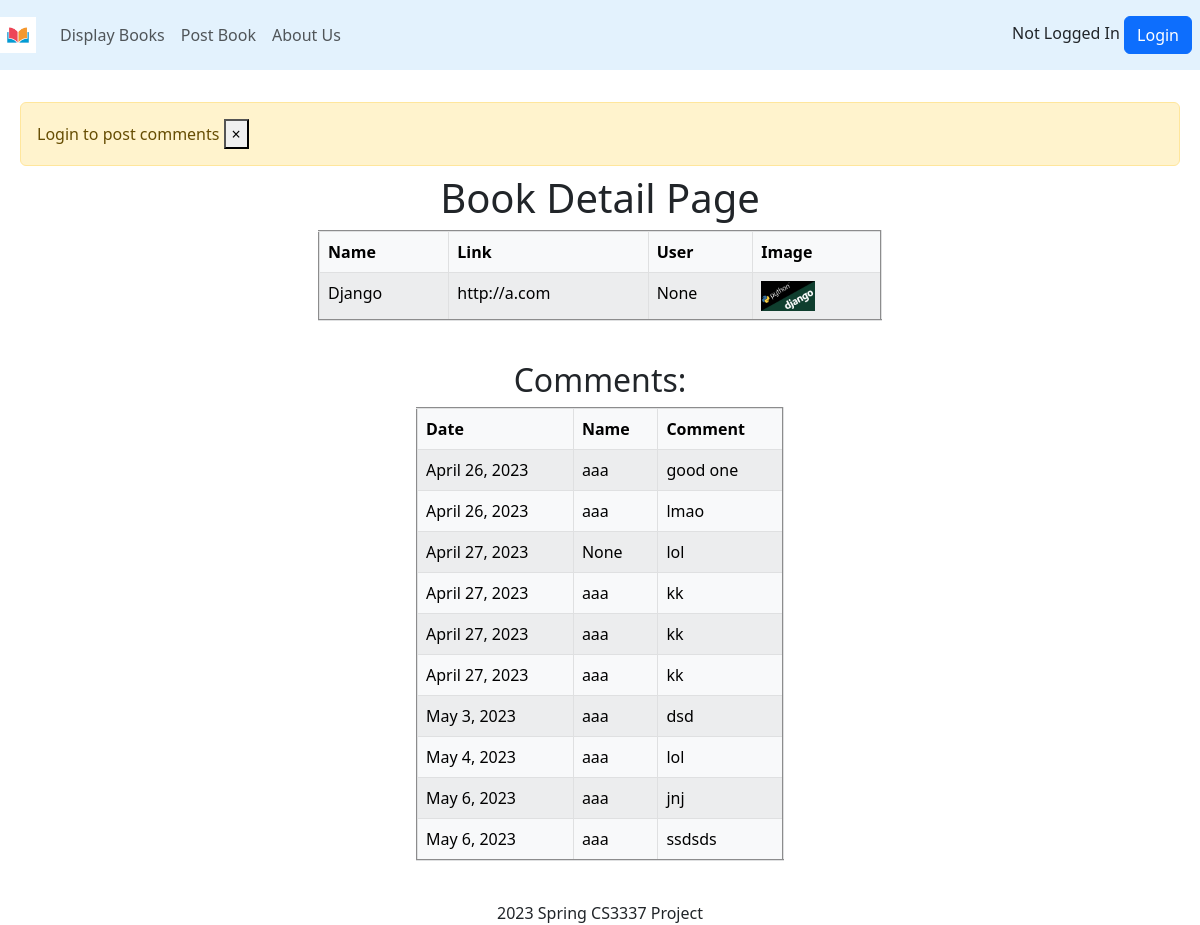
Page /book_detail/1 on the committed database.
### bookMng/models.py (models this page shows, shortened)
class Book(models.Model):
    name = models.CharField(max_length=200)
    web = models.URLField(max_length=200)
    price = models.DecimalField(decimal_places=2, max_digits=8)
    publishdate = models.DateField(auto_now=True)
    picture = models.FileField(upload_to='bookEx/static/uploads')
    pic_path = models.CharField(max_length=300, editable=False, blank=True)
    username = models.ForeignKey(User, blank=True, null=True, on_delete=models.CASCADE)
    favorites = models.ManyToManyField(User, related_name='favorite', default=None, blank=True)

class Comment(models.Model):
    content = models.TextField(max_length=300)
    book_origin = models.ForeignKey(Book, on_delete=models.CASCADE)
    username = models.ForeignKey(User, blank=True, null=True, on_delete=models.CASCADE)
    publishdate = models.DateField(auto_now=True)

### bookMng/views.py (the view)
# urls.py: path('book_detail/<int:book_id>', views.book_detail, name='book_detail'),
def book_detail(request, book_id):
    book = Book.objects.get(id=book_id)
    book.pic_path = book.picture.url[14:]
    comments = Comment.objects.filter(book_origin=book)
    if request.method == 'POST':
        form = CommentForm(request.POST, request.FILES)
        if form.is_valid():
            comment = form.save(commit=False)
            try:
                comment.username = request.user
            except Exception:
                pass
            comment.book_origin = book
            comment.save()
            messages.success(request, "Comment Posted Successfully!")
    else:
        form = CommentForm()
    return render(request,
                  'bookMng/book_detail.html',
                  {
                      'item_list': MainMenu.objects.all(),
                      'book': book,
                      'form': form,
                      'comments': comments,
                  }
                  )

### bookEx/templates/bookMng/book_detail.html (shortened to what this page needs)
{% extends "base.html" %}
{% load static %}
{% block content %}
    {% if user.is_authenticated  %}
    {% else %}
    <div class="alert alert-warning alert-dismissible fade show m-2" id ="msg" role="alert">
        Login to post comments
        <button type="button" class="close" data-dismiss="alert" aria-label="Close">
            <span aria-hidden="true">&times;</span>
        </button>
    </div>
    {% endif %}
    <h1 align="center"> Book Detail Page </h1>
    <div class="container col-lg-6 col-md-6">
         <table class = "table table-bordered table-light table-striped" align="center" border="2" width="400">
             <thead class="thead thead-dark">
                <tr>
                  <th scope="col">Name</th>
                  <th scope="col">Link</th>
                  <th scope="col">User</th>
                  <th scope="col">Image</th>
                </tr>
             </thead>
              <tr>
                  <td>
                     {{ book.name }}
                  </td>
                  <td>
                     {{ book.web }}
                  </td>
                  <td>
                     {{ book.username }}
                  </td>
                  <td>
                     <img src="{% static book.pic_path %}" height="30"/>
                  </td>
              </tr>
         </table>
    </div>
    <br>
    <div class ="container col-lg-6 col-md-6" align ="center">
        <h2>Comments:</h2>
    </div>
    <div class="container col-lg-4 col-md-4">
        <table class = "table table-bordered table-light table-striped" align="center" border="2" width="400">
            <thead>
                <tr>
                  <th scope="col">Date</th>
                  <th scope="col">Name</th>
                  <th scope="col">Comment</th>
                </tr>
            </thead>
            {% if comments %}
            {% for comment in comments %}
              <tr>
                  <td>
                     {{ comment.publishdate }}
                  </td>
                  <td>
                      {{ comment.username }}
                  </td>
                  <td>
                     {{ comment.content }}
                  </td>
              </tr>
            {% endfor %}
            {% else %}
                <tr>
                  <td>
                      There are no comments.
                  </td>
                </tr>
            {% endif %}
        </table>
    </div>
{% endblock content %}

### rows in the picture
Book: name "Django", web "http://a.com", username "None"
Comment: publishdate "April 26, 2023", username "aaa", content "good one"
Comment: publishdate "April 26, 2023", username "aaa", content "lmao"
Comment: publishdate "April 27, 2023", username "None", content "lol"
Comment: publishdate "April 27, 2023", username "aaa", content "kk"
Comment: publishdate "April 27, 2023", username "aaa", content "kk"
Comment: publishdate "April 27, 2023", username "aaa", content "kk"
Comment: publishdate "May 3, 2023", username "aaa", content "dsd"
Comment: publishdate "May 4, 2023", username "aaa", content "lol"
Comment: publishdate "May 6, 2023", username "aaa", content "jnj"
Comment: publishdate "May 6, 2023", username "aaa", content "ssdsds"
